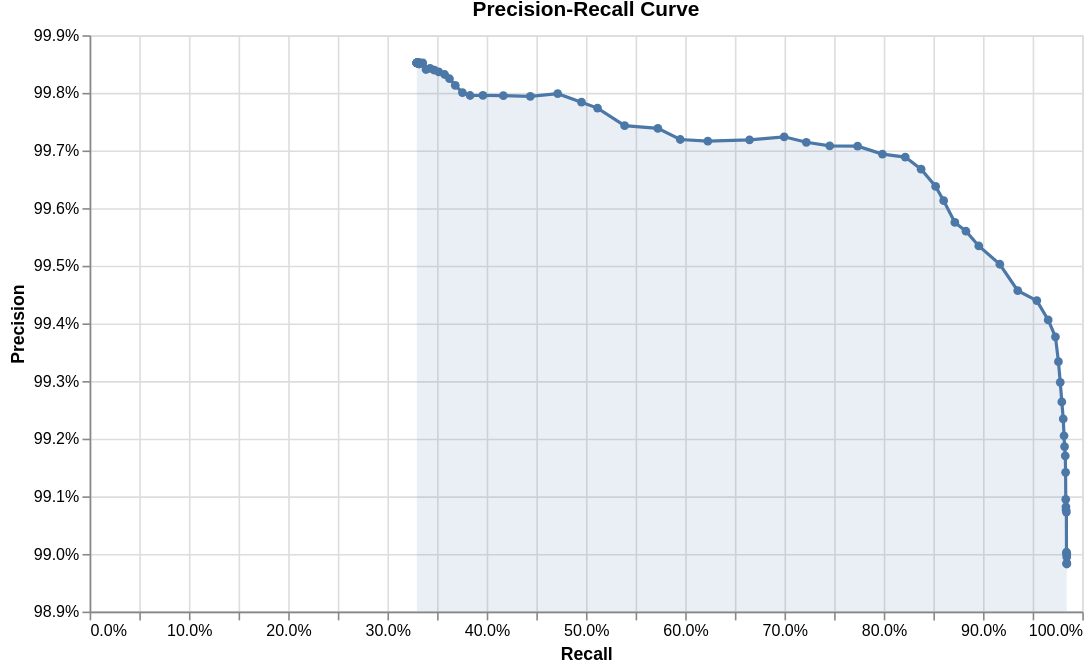

Vega-Lite specification for this chart:
### Vega-Lite specification from a JSON file in a GitHub repository (floating-point values rounded to 4 significant figures)
{"config": {"view": {"continuousWidth": 300, "continuousHeight": 300}}, "data": {"name": "data-c1e0fe002e93d0b962f606329f7df5ce"}, "mark": {"type": "area", "color": "#4C78A8", "fillOpacity": 0.12, "line": {"color": "#4C78A8"}, "point": {"filled": true}}, "description": "Precision-recall curve", "encoding": {"tooltip": [{"field": "truth_threshold", "format": ".2f", "title": "Match weight threshold", "type": "quantitative"}, {"field": "match_probability", "format": ".4f", "title": "Match probability", "type": "quantitative"}, {"field": "precision", "format": ".1%", "title": "Precision", "type": "quantitative"}, {"field": "recall", "format": ".1%", "title": "Recall", "type": "quantitative"}], "x": {"axis": {"format": ".1%"}, "field": "recall", "scale": {"domain": [0, 1]}, "title": "Recall", "type": "quantitative"}, "y": {"axis": {"format": ".1%"}, "field": "precision", "scale": {"zero": false}, "stack": false, "title": "Precision", "type": "quantitative"}}, "height": 360, "padding": {"top": 0, "left": 5, "right": 5, "bottom": 5}, "params": [{"name": "grid_847358de2b3742dcb666b1b3e154efea", "select": {"type": "interval", "encodings": ["y"]}, "bind": "scales"}], "title": "Precision-Recall Curve", "width": 620, "$schema": "https://vega.github.io/schema/vega-lite/v5.json", "datasets": {"data-c1e0fe002e93d0b962f606329f7df5ce": [{"truth_threshold": -9.0, "match_probability": 0.001949, "tp": 112800.0, "tn": 118.0, "fp": 1159.0, "fp_neg": 206.0, "fn": 1789.0, "tp_rate": 0.9844, "tn_rate": 0.3642, "fp_rate": 0.6358, "fn_rate": 0.01562, "precision": 0.9898, "recall": 0.9844, "f1": 0.9871}, {"truth_threshold": -7.0, "match_probability": 0.007752, "tp": 112800.0, "tn": 119.0, "fp": 1158.0, "fp_neg": 205.0, "fn": 1790.0, "tp_rate": 0.9844, "tn_rate": 0.3673, "fp_rate": 0.6327, "fn_rate": 0.01563, "precision": 0.9898, "recall": 0.9844, "f1": 0.9871}, {"truth_threshold": -6.0, "match_probability": 0.01538, "tp": 112800.0, "tn": 120.0, "fp": 1157.0, "fp_neg": 204.0, "fn": 1790.0, "tp_rate": 0.9844, "tn_rate": 0.3704, "fp_rate": 0.6296, "fn_rate": 0.01563, "precision": 0.9898, "recall": 0.9844, "f1": 0.9871}, {"truth_threshold": -5.0, "match_probability": 0.0303, "tp": 112800.0, "tn": 125.0, "fp": 1145.0, "fp_neg": 199.0, "fn": 1791.0, "tp_rate": 0.9844, "tn_rate": 0.3858, "fp_rate": 0.6142, "fn_rate": 0.01564, "precision": 0.9899, "recall": 0.9844, "f1": 0.9871}, {"truth_threshold": -4.0, "match_probability": 0.05882, "tp": 112800.0, "tn": 127.0, "fp": 1140.0, "fp_neg": 197.0, "fn": 1791.0, "tp_rate": 0.9844, "tn_rate": 0.392, "fp_rate": 0.608, "fn_rate": 0.01564, "precision": 0.99, "recall": 0.9844, "f1": 0.9872}, {"truth_threshold": -3.0, "match_probability": 0.1111, "tp": 112700.0, "tn": 127.0, "fp": 1138.0, "fp_neg": 197.0, "fn": 1799.0, "tp_rate": 0.9843, "tn_rate": 0.392, "fp_rate": 0.608, "fn_rate": 0.01571, "precision": 0.99, "recall": 0.9843, "f1": 0.9871}, {"truth_threshold": -2.0, "match_probability": 0.2, "tp": 112700.0, "tn": 129.0, "fp": 1135.0, "fp_neg": 195.0, "fn": 1823.0, "tp_rate": 0.9841, "tn_rate": 0.3981, "fp_rate": 0.6019, "fn_rate": 0.01592, "precision": 0.99, "recall": 0.9841, "f1": 0.987}, {"truth_threshold": -1.0, "match_probability": 0.3333, "tp": 112700.0, "tn": 130.0, "fp": 1055.0, "fp_neg": 194.0, "fn": 1834.0, "tp_rate": 0.984, "tn_rate": 0.4012, "fp_rate": 0.5988, "fn_rate": 0.01601, "precision": 0.9907, "recall": 0.984, "f1": 0.9873}, {"truth_threshold": 0.0, "match_probability": 0.5, "tp": 112700.0, "tn": 133.0, "fp": 1050.0, "fp_neg": 191.0, "fn": 1874.0, "tp_rate": 0.9836, "tn_rate": 0.4105, "fp_rate": 0.5895, "fn_rate": 0.01636, "precision": 0.9908, "recall": 0.9836, "f1": 0.9872}, {"truth_threshold": 1.0, "match_probability": 0.6667, "tp": 112700.0, "tn": 134.0, "fp": 1044.0, "fp_neg": 190.0, "fn": 1885.0, "tp_rate": 0.9835, "tn_rate": 0.4136, "fp_rate": 0.5864, "fn_rate": 0.01646, "precision": 0.9908, "recall": 0.9835, "f1": 0.9872}, {"truth_threshold": 2.0, "match_probability": 0.8, "tp": 112600.0, "tn": 139.0, "fp": 1029.0, "fp_neg": 185.0, "fn": 1904.0, "tp_rate": 0.9834, "tn_rate": 0.429, "fp_rate": 0.571, "fn_rate": 0.01662, "precision": 0.9909, "recall": 0.9834, "f1": 0.9871}, {"truth_threshold": 3.0, "match_probability": 0.8889, "tp": 112600.0, "tn": 141.0, "fp": 975.0, "fp_neg": 183.0, "fn": 1924.0, "tp_rate": 0.9832, "tn_rate": 0.4352, "fp_rate": 0.5648, "fn_rate": 0.0168, "precision": 0.9914, "recall": 0.9832, "f1": 0.9873}, {"truth_threshold": 4.0, "match_probability": 0.9412, "tp": 112600.0, "tn": 146.0, "fp": 942.0, "fp_neg": 178.0, "fn": 1962.0, "tp_rate": 0.9829, "tn_rate": 0.4506, "fp_rate": 0.5494, "fn_rate": 0.01713, "precision": 0.9917, "recall": 0.9829, "f1": 0.9873}, {"truth_threshold": 5.0, "match_probability": 0.9697, "tp": 112500.0, "tn": 150.0, "fp": 923.0, "fp_neg": 174.0, "fn": 2046.0, "tp_rate": 0.9821, "tn_rate": 0.463, "fp_rate": 0.537, "fn_rate": 0.01786, "precision": 0.9919, "recall": 0.9821, "f1": 0.987}, {"truth_threshold": 6.0, "match_probability": 0.9846, "tp": 112400.0, "tn": 151.0, "fp": 901.0, "fp_neg": 173.0, "fn": 2104.0, "tp_rate": 0.9816, "tn_rate": 0.466, "fp_rate": 0.534, "fn_rate": 0.01837, "precision": 0.9921, "recall": 0.9816, "f1": 0.9868}, {"truth_threshold": 7.0, "match_probability": 0.9922, "tp": 112300.0, "tn": 158.0, "fp": 867.0, "fp_neg": 166.0, "fn": 2197.0, "tp_rate": 0.9808, "tn_rate": 0.4877, "fp_rate": 0.5123, "fn_rate": 0.01918, "precision": 0.9923, "recall": 0.9808, "f1": 0.9865}, {"truth_threshold": 8.0, "match_probability": 0.9961, "tp": 112200.0, "tn": 160.0, "fp": 832.0, "fp_neg": 164.0, "fn": 2360.0, "tp_rate": 0.9794, "tn_rate": 0.4938, "fp_rate": 0.5062, "fn_rate": 0.0206, "precision": 0.9926, "recall": 0.9794, "f1": 0.986}, {"truth_threshold": 9.0, "match_probability": 0.9981, "tp": 112000.0, "tn": 164.0, "fp": 792.0, "fp_neg": 160.0, "fn": 2542.0, "tp_rate": 0.9778, "tn_rate": 0.5062, "fp_rate": 0.4938, "fn_rate": 0.02219, "precision": 0.993, "recall": 0.9778, "f1": 0.9853}, {"truth_threshold": 10.0, "match_probability": 0.999, "tp": 111800.0, "tn": 166.0, "fp": 750.0, "fp_neg": 158.0, "fn": 2751.0, "tp_rate": 0.976, "tn_rate": 0.5123, "fp_rate": 0.4877, "fn_rate": 0.02402, "precision": 0.9933, "recall": 0.976, "f1": 0.9846}, {"truth_threshold": 11.0, "match_probability": 0.9995, "tp": 111400.0, "tn": 170.0, "fp": 699.0, "fp_neg": 154.0, "fn": 3094.0, "tp_rate": 0.973, "tn_rate": 0.5247, "fp_rate": 0.4753, "fn_rate": 0.02701, "precision": 0.9938, "recall": 0.973, "f1": 0.9833}, {"truth_threshold": 12.0, "match_probability": 0.9998, "tp": 110600.0, "tn": 179.0, "fp": 661.0, "fp_neg": 145.0, "fn": 3932.0, "tp_rate": 0.9657, "tn_rate": 0.5525, "fp_rate": 0.4475, "fn_rate": 0.03433, "precision": 0.9941, "recall": 0.9657, "f1": 0.9797}, {"truth_threshold": 13.0, "match_probability": 0.9999, "tp": 109300.0, "tn": 189.0, "fp": 616.0, "fp_neg": 135.0, "fn": 5247.0, "tp_rate": 0.9542, "tn_rate": 0.5833, "fp_rate": 0.4167, "fn_rate": 0.04581, "precision": 0.9944, "recall": 0.9542, "f1": 0.9739}, {"truth_threshold": 14.0, "match_probability": 0.9999, "tp": 107100.0, "tn": 197.0, "fp": 585.0, "fp_neg": 127.0, "fn": 7443.0, "tp_rate": 0.935, "tn_rate": 0.608, "fp_rate": 0.392, "fn_rate": 0.06498, "precision": 0.9946, "recall": 0.935, "f1": 0.9639}, {"truth_threshold": 15.0, "match_probability": 1.0, "tp": 105000.0, "tn": 211.0, "fp": 525.0, "fp_neg": 113.0, "fn": 9513.0, "tp_rate": 0.9169, "tn_rate": 0.6512, "fp_rate": 0.3488, "fn_rate": 0.08305, "precision": 0.995, "recall": 0.9169, "f1": 0.9544}, {"truth_threshold": 16.0, "match_probability": 1.0, "tp": 102600.0, "tn": 218.0, "fp": 480.0, "fp_neg": 106.0, "fn": 11940.0, "tp_rate": 0.8957, "tn_rate": 0.6728, "fp_rate": 0.3272, "fn_rate": 0.1043, "precision": 0.9953, "recall": 0.8957, "f1": 0.9429}, {"truth_threshold": 17.0, "match_probability": 1.0, "tp": 101100.0, "tn": 222.0, "fp": 447.0, "fp_neg": 102.0, "fn": 13420.0, "tp_rate": 0.8828, "tn_rate": 0.6852, "fp_rate": 0.3148, "fn_rate": 0.1172, "precision": 0.9956, "recall": 0.8828, "f1": 0.9358}, {"truth_threshold": 18.0, "match_probability": 1.0, "tp": 99840.0, "tn": 226.0, "fp": 426.0, "fp_neg": 98.0, "fn": 14700.0, "tp_rate": 0.8716, "tn_rate": 0.6975, "fp_rate": 0.3025, "fn_rate": 0.1284, "precision": 0.9958, "recall": 0.8716, "f1": 0.9296}, {"truth_threshold": 19.0, "match_probability": 1.0, "tp": 98550.0, "tn": 235.0, "fp": 383.0, "fp_neg": 89.0, "fn": 15990.0, "tp_rate": 0.8604, "tn_rate": 0.7253, "fp_rate": 0.2747, "fn_rate": 0.1396, "precision": 0.9961, "recall": 0.8604, "f1": 0.9233}, {"truth_threshold": 20.0, "match_probability": 1.0, "tp": 97620.0, "tn": 240.0, "fp": 355.0, "fp_neg": 84.0, "fn": 16920.0, "tp_rate": 0.8523, "tn_rate": 0.7407, "fp_rate": 0.2593, "fn_rate": 0.1477, "precision": 0.9964, "recall": 0.8523, "f1": 0.9187}, {"truth_threshold": 21.0, "match_probability": 1.0, "tp": 95950.0, "tn": 244.0, "fp": 320.0, "fp_neg": 80.0, "fn": 18600.0, "tp_rate": 0.8377, "tn_rate": 0.7531, "fp_rate": 0.2469, "fn_rate": 0.1623, "precision": 0.9967, "recall": 0.8377, "f1": 0.9103}, {"truth_threshold": 22.0, "match_probability": 1.0, "tp": 94120.0, "tn": 252.0, "fp": 294.0, "fp_neg": 72.0, "fn": 20430.0, "tp_rate": 0.8217, "tn_rate": 0.7778, "fp_rate": 0.2222, "fn_rate": 0.1783, "precision": 0.9969, "recall": 0.8217, "f1": 0.9008}, {"truth_threshold": 23.0, "match_probability": 1.0, "tp": 91480.0, "tn": 255.0, "fp": 281.0, "fp_neg": 69.0, "fn": 23060.0, "tp_rate": 0.7987, "tn_rate": 0.787, "fp_rate": 0.213, "fn_rate": 0.2013, "precision": 0.9969, "recall": 0.7987, "f1": 0.8869}, {"truth_threshold": 24.0, "match_probability": 1.0, "tp": 88620.0, "tn": 262.0, "fp": 260.0, "fp_neg": 62.0, "fn": 25920.0, "tp_rate": 0.7737, "tn_rate": 0.8086, "fp_rate": 0.1914, "fn_rate": 0.2263, "precision": 0.9971, "recall": 0.7737, "f1": 0.8713}, {"truth_threshold": 25.0, "match_probability": 1.0, "tp": 85400.0, "tn": 265.0, "fp": 250.0, "fp_neg": 59.0, "fn": 29140.0, "tp_rate": 0.7456, "tn_rate": 0.8179, "fp_rate": 0.1821, "fn_rate": 0.2544, "precision": 0.9971, "recall": 0.7456, "f1": 0.8532}, {"truth_threshold": 26.0, "match_probability": 1.0, "tp": 82700.0, "tn": 268.0, "fp": 237.0, "fp_neg": 56.0, "fn": 31840.0, "tp_rate": 0.722, "tn_rate": 0.8272, "fp_rate": 0.1728, "fn_rate": 0.278, "precision": 0.9971, "recall": 0.722, "f1": 0.8376}, {"truth_threshold": 27.0, "match_probability": 1.0, "tp": 80150.0, "tn": 273.0, "fp": 222.0, "fp_neg": 51.0, "fn": 34400.0, "tp_rate": 0.6997, "tn_rate": 0.8426, "fp_rate": 0.1574, "fn_rate": 0.3003, "precision": 0.9972, "recall": 0.6997, "f1": 0.8224}, {"truth_threshold": 28.0, "match_probability": 1.0, "tp": 76140.0, "tn": 275.0, "fp": 215.0, "fp_neg": 49.0, "fn": 38400.0, "tp_rate": 0.6648, "tn_rate": 0.8488, "fp_rate": 0.1512, "fn_rate": 0.3352, "precision": 0.9972, "recall": 0.6648, "f1": 0.7977}, {"truth_threshold": 29.0, "match_probability": 1.0, "tp": 71330.0, "tn": 279.0, "fp": 203.0, "fp_neg": 45.0, "fn": 43210.0, "tp_rate": 0.6228, "tn_rate": 0.8611, "fp_rate": 0.1389, "fn_rate": 0.3772, "precision": 0.9972, "recall": 0.6228, "f1": 0.7667}, {"truth_threshold": 30.0, "match_probability": 1.0, "tp": 68150.0, "tn": 282.0, "fp": 192.0, "fp_neg": 42.0, "fn": 46390.0, "tp_rate": 0.595, "tn_rate": 0.8704, "fp_rate": 0.1296, "fn_rate": 0.405, "precision": 0.9972, "recall": 0.595, "f1": 0.7453}, {"truth_threshold": 31.0, "match_probability": 1.0, "tp": 65570.0, "tn": 286.0, "fp": 172.0, "fp_neg": 38.0, "fn": 48980.0, "tp_rate": 0.5724, "tn_rate": 0.8827, "fp_rate": 0.1173, "fn_rate": 0.4276, "precision": 0.9974, "recall": 0.5724, "f1": 0.7274}, {"truth_threshold": 32.0, "match_probability": 1.0, "tp": 61730.0, "tn": 286.0, "fp": 159.0, "fp_neg": 38.0, "fn": 52810.0, "tp_rate": 0.5389, "tn_rate": 0.8827, "fp_rate": 0.1173, "fn_rate": 0.4611, "precision": 0.9974, "recall": 0.5389, "f1": 0.6998}, {"truth_threshold": 33.0, "match_probability": 1.0, "tp": 58610.0, "tn": 289.0, "fp": 133.0, "fp_neg": 35.0, "fn": 55940.0, "tp_rate": 0.5116, "tn_rate": 0.892, "fp_rate": 0.108, "fn_rate": 0.4884, "precision": 0.9977, "recall": 0.5116, "f1": 0.6764}, {"truth_threshold": 34.0, "match_probability": 1.0, "tp": 56760.0, "tn": 290.0, "fp": 123.0, "fp_neg": 34.0, "fn": 57790.0, "tp_rate": 0.4955, "tn_rate": 0.8951, "fp_rate": 0.1049, "fn_rate": 0.5045, "precision": 0.9978, "recall": 0.4955, "f1": 0.6622}, {"truth_threshold": 35.0, "match_probability": 1.0, "tp": 54010.0, "tn": 295.0, "fp": 109.0, "fp_neg": 29.0, "fn": 60530.0, "tp_rate": 0.4715, "tn_rate": 0.9105, "fp_rate": 0.08951, "fn_rate": 0.5285, "precision": 0.998, "recall": 0.4715, "f1": 0.6405}, {"truth_threshold": 36.0, "match_probability": 1.0, "tp": 50850.0, "tn": 295.0, "fp": 105.0, "fp_neg": 29.0, "fn": 63690.0, "tp_rate": 0.4439, "tn_rate": 0.9105, "fp_rate": 0.08951, "fn_rate": 0.5561, "precision": 0.9979, "recall": 0.4439, "f1": 0.6145}, {"truth_threshold": 37.0, "match_probability": 1.0, "tp": 47740.0, "tn": 297.0, "fp": 98.0, "fp_neg": 27.0, "fn": 66800.0, "tp_rate": 0.4168, "tn_rate": 0.9167, "fp_rate": 0.08333, "fn_rate": 0.5832, "precision": 0.998, "recall": 0.4168, "f1": 0.588}, {"truth_threshold": 38.0, "match_probability": 1.0, "tp": 45380.0, "tn": 299.0, "fp": 93.0, "fp_neg": 25.0, "fn": 69160.0, "tp_rate": 0.3962, "tn_rate": 0.9228, "fp_rate": 0.07716, "fn_rate": 0.6038, "precision": 0.998, "recall": 0.3962, "f1": 0.5672}, {"truth_threshold": 39.0, "match_probability": 1.0, "tp": 43900.0, "tn": 301.0, "fp": 90.0, "fp_neg": 23.0, "fn": 70640.0, "tp_rate": 0.3833, "tn_rate": 0.929, "fp_rate": 0.07099, "fn_rate": 0.6167, "precision": 0.998, "recall": 0.3833, "f1": 0.5538}, {"truth_threshold": 40.0, "match_probability": 1.0, "tp": 43020.0, "tn": 302.0, "fp": 86.0, "fp_neg": 22.0, "fn": 71530.0, "tp_rate": 0.3755, "tn_rate": 0.9321, "fp_rate": 0.0679, "fn_rate": 0.6245, "precision": 0.998, "recall": 0.3755, "f1": 0.5457}, {"truth_threshold": 41.0, "match_probability": 1.0, "tp": 42190.0, "tn": 303.0, "fp": 79.0, "fp_neg": 21.0, "fn": 72350.0, "tp_rate": 0.3683, "tn_rate": 0.9352, "fp_rate": 0.06481, "fn_rate": 0.6317, "precision": 0.9981, "recall": 0.3683, "f1": 0.5381}, {"truth_threshold": 42.0, "match_probability": 1.0, "tp": 41520.0, "tn": 304.0, "fp": 73.0, "fp_neg": 20.0, "fn": 73020.0, "tp_rate": 0.3625, "tn_rate": 0.9383, "fp_rate": 0.06173, "fn_rate": 0.6375, "precision": 0.9982, "recall": 0.3625, "f1": 0.5319}, {"truth_threshold": 43.0, "match_probability": 1.0, "tp": 40960.0, "tn": 304.0, "fp": 69.0, "fp_neg": 20.0, "fn": 73580.0, "tp_rate": 0.3576, "tn_rate": 0.9383, "fp_rate": 0.06173, "fn_rate": 0.6424, "precision": 0.9983, "recall": 0.3576, "f1": 0.5266}, {"truth_threshold": 44.0, "match_probability": 1.0, "tp": 40290.0, "tn": 304.0, "fp": 66.0, "fp_neg": 20.0, "fn": 74260.0, "tp_rate": 0.3517, "tn_rate": 0.9383, "fp_rate": 0.06173, "fn_rate": 0.6483, "precision": 0.9984, "recall": 0.3517, "f1": 0.5202}, {"truth_threshold": 45.0, "match_probability": 1.0, "tp": 39780.0, "tn": 305.0, "fp": 64.0, "fp_neg": 19.0, "fn": 74770.0, "tp_rate": 0.3473, "tn_rate": 0.9414, "fp_rate": 0.05864, "fn_rate": 0.6527, "precision": 0.9984, "recall": 0.3473, "f1": 0.5153}, {"truth_threshold": 46.0, "match_probability": 1.0, "tp": 39280.0, "tn": 305.0, "fp": 62.0, "fp_neg": 19.0, "fn": 75260.0, "tp_rate": 0.343, "tn_rate": 0.9414, "fp_rate": 0.05864, "fn_rate": 0.657, "precision": 0.9984, "recall": 0.343, "f1": 0.5105}, {"truth_threshold": 47.0, "match_probability": 1.0, "tp": 38810.0, "tn": 305.0, "fp": 62.0, "fp_neg": 19.0, "fn": 75730.0, "tp_rate": 0.3388, "tn_rate": 0.9414, "fp_rate": 0.05864, "fn_rate": 0.6612, "precision": 0.9984, "recall": 0.3388, "f1": 0.506}, {"truth_threshold": 48.0, "match_probability": 1.0, "tp": 38440.0, "tn": 305.0, "fp": 57.0, "fp_neg": 19.0, "fn": 76100.0, "tp_rate": 0.3356, "tn_rate": 0.9414, "fp_rate": 0.05864, "fn_rate": 0.6644, "precision": 0.9985, "recall": 0.3356, "f1": 0.5023}, {"truth_threshold": 49.0, "match_probability": 1.0, "tp": 38200.0, "tn": 305.0, "fp": 57.0, "fp_neg": 19.0, "fn": 76340.0, "tp_rate": 0.3335, "tn_rate": 0.9414, "fp_rate": 0.05864, "fn_rate": 0.6665, "precision": 0.9985, "recall": 0.3335, "f1": 0.5}, {"truth_threshold": 50.0, "match_probability": 1.0, "tp": 38130.0, "tn": 305.0, "fp": 57.0, "fp_neg": 19.0, "fn": 76410.0, "tp_rate": 0.3329, "tn_rate": 0.9414, "fp_rate": 0.05864, "fn_rate": 0.6671, "precision": 0.9985, "recall": 0.3329, "f1": 0.4993}, {"truth_threshold": 51.0, "match_probability": 1.0, "tp": 38070.0, "tn": 305.0, "fp": 57.0, "fp_neg": 19.0, "fn": 76470.0, "tp_rate": 0.3324, "tn_rate": 0.9414, "fp_rate": 0.05864, "fn_rate": 0.6676, "precision": 0.9985, "recall": 0.3324, "f1": 0.4988}, {"truth_threshold": 52.0, "match_probability": 1.0, "tp": 38020.0, "tn": 305.0, "fp": 57.0, "fp_neg": 19.0, "fn": 76520.0, "tp_rate": 0.3319, "tn_rate": 0.9414, "fp_rate": 0.05864, "fn_rate": 0.6681, "precision": 0.9985, "recall": 0.3319, "f1": 0.4982}, {"truth_threshold": 53.0, "match_probability": 1.0, "tp": 38000.0, "tn": 305.0, "fp": 57.0, "fp_neg": 19.0, "fn": 76540.0, "tp_rate": 0.3318, "tn_rate": 0.9414, "fp_rate": 0.05864, "fn_rate": 0.6682, "precision": 0.9985, "recall": 0.3318, "f1": 0.4981}, {"truth_threshold": 54.0, "match_probability": 1.0, "tp": 37980.0, "tn": 306.0, "fp": 56.0, "fp_neg": 18.0, "fn": 76570.0, "tp_rate": 0.3315, "tn_rate": 0.9444, "fp_rate": 0.05556, "fn_rate": 0.6685, "precision": 0.9985, "recall": 0.3315, "f1": 0.4978}, {"truth_threshold": 55.0, "match_probability": 1.0, "tp": 37910.0, "tn": 306.0, "fp": 56.0, "fp_neg": 18.0, "fn": 76630.0, "tp_rate": 0.331, "tn_rate": 0.9444, "fp_rate": 0.05556, "fn_rate": 0.669, "precision": 0.9985, "recall": 0.331, "f1": 0.4972}, {"truth_threshold": 56.0, "match_probability": 1.0, "tp": 37880.0, "tn": 306.0, "fp": 56.0, "fp_neg": 18.0, "fn": 76660.0, "tp_rate": 0.3307, "tn_rate": 0.9444, "fp_rate": 0.05556, "fn_rate": 0.6693, "precision": 0.9985, "recall": 0.3307, "f1": 0.4969}, {"truth_threshold": 57.0, "match_probability": 1.0, "tp": 37840.0, "tn": 306.0, "fp": 56.0, "fp_neg": 18.0, "fn": 76700.0, "tp_rate": 0.3303, "tn_rate": 0.9444, "fp_rate": 0.05556, "fn_rate": 0.6697, "precision": 0.9985, "recall": 0.3303, "f1": 0.4964}, {"truth_threshold": 58.0, "match_probability": 1.0, "tp": 37820.0, "tn": 306.0, "fp": 56.0, "fp_neg": 18.0, "fn": 76720.0, "tp_rate": 0.3302, "tn_rate": 0.9444, "fp_rate": 0.05556, "fn_rate": 0.6698, "precision": 0.9985, "recall": 0.3302, "f1": 0.4963}, {"truth_threshold": 59.0, "match_probability": 1.0, "tp": 37810.0, "tn": 306.0, "fp": 56.0, "fp_neg": 18.0, "fn": 76740.0, "tp_rate": 0.3301, "tn_rate": 0.9444, "fp_rate": 0.05556, "fn_rate": 0.6699, "precision": 0.9985, "recall": 0.3301, "f1": 0.4962}, {"truth_threshold": 60.0, "match_probability": 1.0, "tp": 37800.0, "tn": 306.0, "fp": 56.0, "fp_neg": 18.0, "fn": 76750.0, "tp_rate": 0.33, "tn_rate": 0.9444, "fp_rate": 0.05556, "fn_rate": 0.67, "precision": 0.9985, "recall": 0.33, "f1": 0.496}, {"truth_threshold": 61.0, "match_probability": 1.0, "tp": 37770.0, "tn": 306.0, "fp": 56.0, "fp_neg": 18.0, "fn": 76770.0, "tp_rate": 0.3298, "tn_rate": 0.9444, "fp_rate": 0.05556, "fn_rate": 0.6702, "precision": 0.9985, "recall": 0.3298, "f1": 0.4958}, {"truth_threshold": 62.0, "match_probability": 1.0, "tp": 37770.0, "tn": 306.0, "fp": 56.0, "fp_neg": 18.0, "fn": 76780.0, "tp_rate": 0.3297, "tn_rate": 0.9444, "fp_rate": 0.05556, "fn_rate": 0.6703, "precision": 0.9985, "recall": 0.3297, "f1": 0.4957}, {"truth_threshold": 63.0, "match_probability": 1.0, "tp": 37760.0, "tn": 306.0, "fp": 56.0, "fp_neg": 18.0, "fn": 76780.0, "tp_rate": 0.3297, "tn_rate": 0.9444, "fp_rate": 0.05556, "fn_rate": 0.6703, "precision": 0.9985, "recall": 0.3297, "f1": 0.4957}, {"truth_threshold": 64.0, "match_probability": 1.0, "tp": 37760.0, "tn": 306.0, "fp": 56.0, "fp_neg": 18.0, "fn": 76780.0, "tp_rate": 0.3297, "tn_rate": 0.9444, "fp_rate": 0.05556, "fn_rate": 0.6703, "precision": 0.9985, "recall": 0.3297, "f1": 0.4957}, {"truth_threshold": 65.0, "match_probability": 1.0, "tp": 37760.0, "tn": 306.0, "fp": 56.0, "fp_neg": 18.0, "fn": 76790.0, "tp_rate": 0.3296, "tn_rate": 0.9444, "fp_rate": 0.05556, "fn_rate": 0.6704, "precision": 0.9985, "recall": 0.3296, "f1": 0.4956}, {"truth_threshold": 67.0, "match_probability": 1.0, "tp": 37750.0, "tn": 306.0, "fp": 56.0, "fp_neg": 18.0, "fn": 76790.0, "tp_rate": 0.3296, "tn_rate": 0.9444, "fp_rate": 0.05556, "fn_rate": 0.6704, "precision": 0.9985, "recall": 0.3296, "f1": 0.4956}, {"truth_threshold": 69.0, "match_probability": 1.0, "tp": 37750.0, "tn": 306.0, "fp": 56.0, "fp_neg": 18.0, "fn": 76800.0, "tp_rate": 0.3296, "tn_rate": 0.9444, "fp_rate": 0.05556, "fn_rate": 0.6704, "precision": 0.9985, "recall": 0.3296, "f1": 0.4956}]}}
